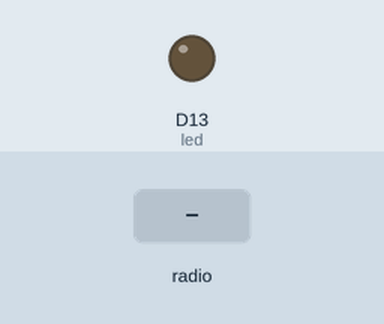
Simulated run of this program. Board: CircuitPython board. Shown: output pins drawn as LEDs (lit = HIGH). The inputs (shaded band) are chosen by the test bench. No radio messages arrive unless stated (any console line starting 'radio sent:' is added by the test bench); what the program prints to the serial console is not drawn.

Above: at 1.2 s.
1.3 s: radio message "1" arrives
Timing chart, 0 to 4.3 s (numbered marks = the images above; inputs shaded):
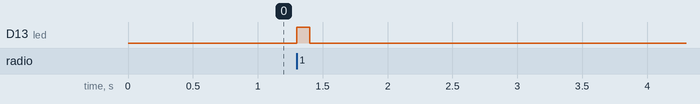

Measured:
- after the input at 1.3 s, D13 (led): LOW → HIGH at once, → LOW 0.10 s later

The program:

main.py
```python
import board
import busio
import digitalio
from digitalio import DigitalInOut
import time
import gc
import sys

# wiring from AIRLIFT breakout to itsybitsy_m4:
# (AIRLIFT breakout --> itsybitsy_m4)
# VIN --> USB
# GND --> GND
# SCK --> SCK
# MISO --> MISO
# MOSI --> MOSI
# CS --> D10
# RST --> D11
# BUSY --> D9

SLEEP_TIME = 90 # number of seconds to wait for each posting cycle
MAX_ATTEMPTS = 2 # max number of attempts to connect to wifi before sleeping

# setting up wifi ...

try:
    from network_secrets import network_secrets
except ImportError:
    print("WiFi secrets are kept in network_secrets.py, please add them there!")
    raise

# these get automatically imported from the network_secrets.py file ...
WIFI_ESSID=network_secrets['ssid']
WIFI_PASS=network_secrets['password']
farmos_pubkey=network_secrets['farmos_pubkey']
farmos_privkey=network_secrets['farmos_privkey']

# url for remote logging site
base_url= "https://edgecollective.farmos.net/farm/sensor/listener/"

JSON_POST_URL = base_url+farmos_pubkey+"?private_key="+farmos_privkey

import adafruit_esp32spi.adafruit_esp32spi_socket as socket
from adafruit_esp32spi import adafruit_esp32spi
import adafruit_requests as requests

esp32_cs = DigitalInOut(board.D10)
esp32_reset = DigitalInOut(board.D11)
esp32_ready = DigitalInOut(board.D9)

esp_spi = busio.SPI(board.SCK, board.MOSI, board.MISO)
esp = adafruit_esp32spi.ESP_SPIcontrol(esp_spi, esp32_cs, esp32_ready, esp32_reset)

def connect(essid,password): # note that these are arguments are b'essid' and b'password'
    print("Connecting to AP...")
    while not esp.is_connected:
        try:
            esp.connect_AP(essid, password)
        except RuntimeError as e:
            print("could not connect to AP, retrying: ",e)
            continue
    print("Connected to", str(esp.ssid, 'utf-8'), "\tRSSI:", esp.rssi)

    # Initialize a requests object with a socket and esp32spi interface
    requests.set_socket(socket, esp)

# setting up lora  ....

import adafruit_rfm9x

TIMEOUT=5

cs = digitalio.DigitalInOut(board.A5)
reset = digitalio.DigitalInOut(board.A4)
rfm9x = adafruit_rfm9x.RFM9x(esp_spi, cs, reset, 915.0)


# setting up an indicator LED for the itsy on-board red LED on pin 13
led = digitalio.DigitalInOut(board.D13)
led.direction = digitalio.Direction.OUTPUT
led.value = False

# main loop
attemptCount = 0

while True:

    gc.collect()

    try:

        print("radio waiting ...")
        packet = rfm9x.receive(timeout=TIMEOUT)
        if packet is not None:

            led.value=True
            time.sleep(.1)
            led.value=False

            p = str(packet, 'ascii').strip()

            print("Received: ",p)
            parts = p.split(":")
            print(parts)

            if len(parts)==2:
                temp = parts[1]
                print("distance=",temp)

                json_data = {"distance":temp}

                print("json_data:",json_data)

                print("Posting to ",JSON_POST_URL)

                connect(WIFI_ESSID,WIFI_PASS)
                response = requests.post(JSON_POST_URL, json=json_data)
                response.close()

                print("Done. Sleeping for ", SLEEP_TIME, "seconds")

                for i in range(0,3):
                    led.value=True
                    time.sleep(.1)
                    led.value=False

                time.sleep(90) #in case no timer

    except Exception as e:
        if (attemptCount>MAX_ATTEMPTS):
            print("Error -- will try again in ", SLEEP_TIME, "seconds")
            time.sleep(90) #in case no timer
        print("error: "+str(e))
```

network_secrets.py
```python
network_secrets = {
    'ssid' : b'NameOfYourWifiAccessPoint',
    'password' : b'WifiPassword',
    'farmos_pubkey' : 'YourFarmosPublicKey',
    'farmos_privkey' : 'YourFarmosPrivateKey'
    }
```
